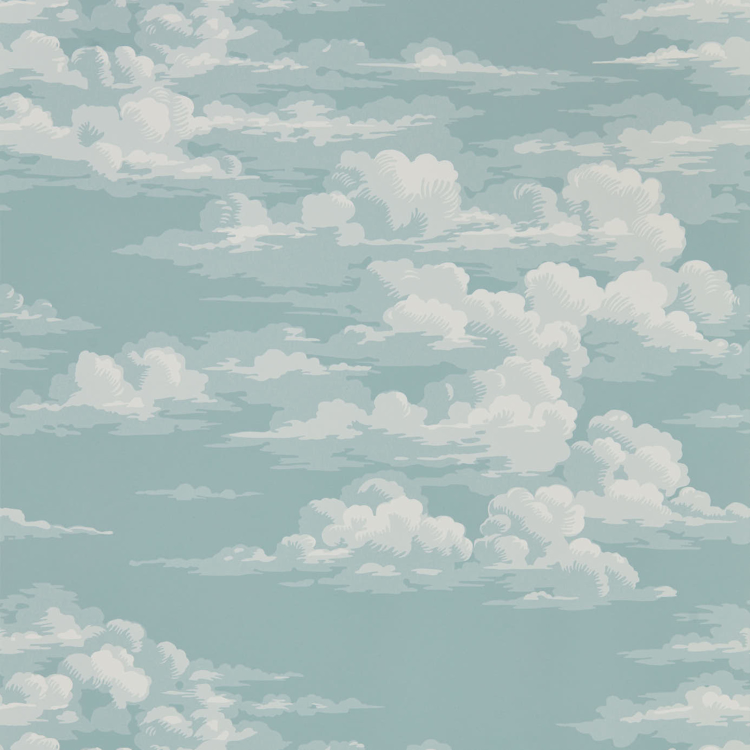
%> input picture clouds.jpg, 1500 x 1500 px (shown at 1/2 size); the run also reads 1 picture not shown here
$ octave tryout_blocks.m   (GNU Octave 9; MATLAB toolbox functions it lacks are replaced by stand-ins)
%> lines starting %> are read from the running program, lines starting %| are printed output that depends on the picture; in (x1, y1, x2, y2) boxes, pixels count from 0 and x2, y2 are one past the last pixel; in counts of white or black regions, pixels touching at a corner belong together; the program's own positions count from 1
### Badblock.m
function [location, speed, livescounter ] = Badblock(background, location,speed,livescounter,PlayerCenter,PlayerWidth)
    dimensions = size(background);      %defining screen width to later determine new position for block
    if location(2) < 50                   %if y value of position is below a certain value
        if abs((location(1)+51.2) - PlayerCenter) > PlayerWidth   %and the block is not touching the player
            %(with compensation for the fact that image x&y data corresponds to bottom left corner)

            %reposition block somewhere randomly at the top when it has
            %reached the bottom
            newposx = randi([0.1*dimensions(1) 0.9*dimensions(1)]);
            newposy = randi([0.8*dimensions(2) dimensions(2)]);
            location = [newposx newposy];
            giftspeed = -0.005*dimensions(2)*randi([2 4]);
            speed = [0 giftspeed];
        else
           %if it hits, lose one life and position block randomly at the
           %top

           livescounter = livescounter - 1;
           newposx = randi([0.1*dimensions(1) 0.9*dimensions(1)]);
           newposy = randi([0.8*dimensions(2) dimensions(2)]);
           location = [newposx newposy];
           giftspeed = -0.005*dimensions(2)*randi([2 4]);
           speed = [0 giftspeed];
        end
    end


### Goodblockfunc.m
function [location, speed, pointscounter ] = Goodblockfunc(background, location,speed,pointscounter,PlayerCenter,...
    PlayerWidth)
    dimensions = size(background);

    if location(2) < 50
        if abs((location(1)+48) - PlayerCenter) > PlayerWidth
            newposx = randi([0.1*dimensions(1) 0.9*dimensions(1)]);
            newposy = randi([0.8*dimensions(2) dimensions(2)]);
            location = [newposx newposy];
            giftspeed = -0.005*dimensions(2)*randi([2 4]);
            speed = [0 giftspeed];
        else
            pointscounter = pointscounter - speed(2);          %points correspond to speed of gift
            newposx = randi([0.1*dimensions(1) 0.9*dimensions(1)]);
            newposy = randi([0.8*dimensions(2) dimensions(2)]);
            location = [newposx newposy];
            giftspeed = -0.005*dimensions(2)*randi([2 4]);
            speed = [0 giftspeed];


        end
    end
end

### tryout_blocks.m
%                                              Falling Blocks Game
%                         Authors: Floris van Buren, Tim Kaasjager, Olav
%                         Eringfeld en Sophie van Kleef
%                         Minimum Matlab version required: 2020a
%                         Toolboxes required: Image Processing
%                                           Have fun playing the game!

%--------------------Setting up board and objects---------------%
FallingBlocksFigure = figure('color',[0 0.4470 0.7410],...            %Block
    'KeyPressFcn', @keyboardFunction,'unit','normal','position',[.1 .1 .7 .7]);

%  FallingBlocksAxes = axes('color', 'black',...                  %Axes
%     'XLim', [0 1280], 'YLim', [0 1280], 'XTickLabels',[],'YTickLabels',[],'position',[.05 .05 .9 .9]);

FallingBlocksAxes = gca;
uistack(FallingBlocksAxes,'bottom');
[x, FallingBlocksAxes]=imread('clouds.jpg');
%> x is the input picture: size 1500x1500x3 uint8; mean R, G, B 172.2, 190, 188.1
%> FallingBlocksAxes = []
image(x)
%set(x, 'ydir','reverse')
set(FallingBlocksAxes,'handlevisibility','off','visible','off')
set(FallingBlocksAxes,'alphadata',.05)
ax = gca;
ax.YDir = 'normal';
set(gca,'visible','off')
% [4 lines of commented-out code are left out]

missionstatement = text(100,1300,'Collect as much sun as possible!','Fontsize',40,...
'Color','w','FontName','Impact');
% set(missionstatement, 'str', ['Collect as much sun as possible!'])


%-------defining initial velocities and positions of falling blocks
FallingBlockVelcloud = [0, -12.8];                                %cloud
FallingBlockVelsun = [0, -12.8];                                  %sun

FallingBlockPossun = [200 1150];
FallingBlockPoscloud = [640 1024];

%defining shapes of player and falling blocks, including implementing image
%of sun and of clouds

[sun, mapsun, alpha] = imread('sunray.png','BackgroundColor','none');
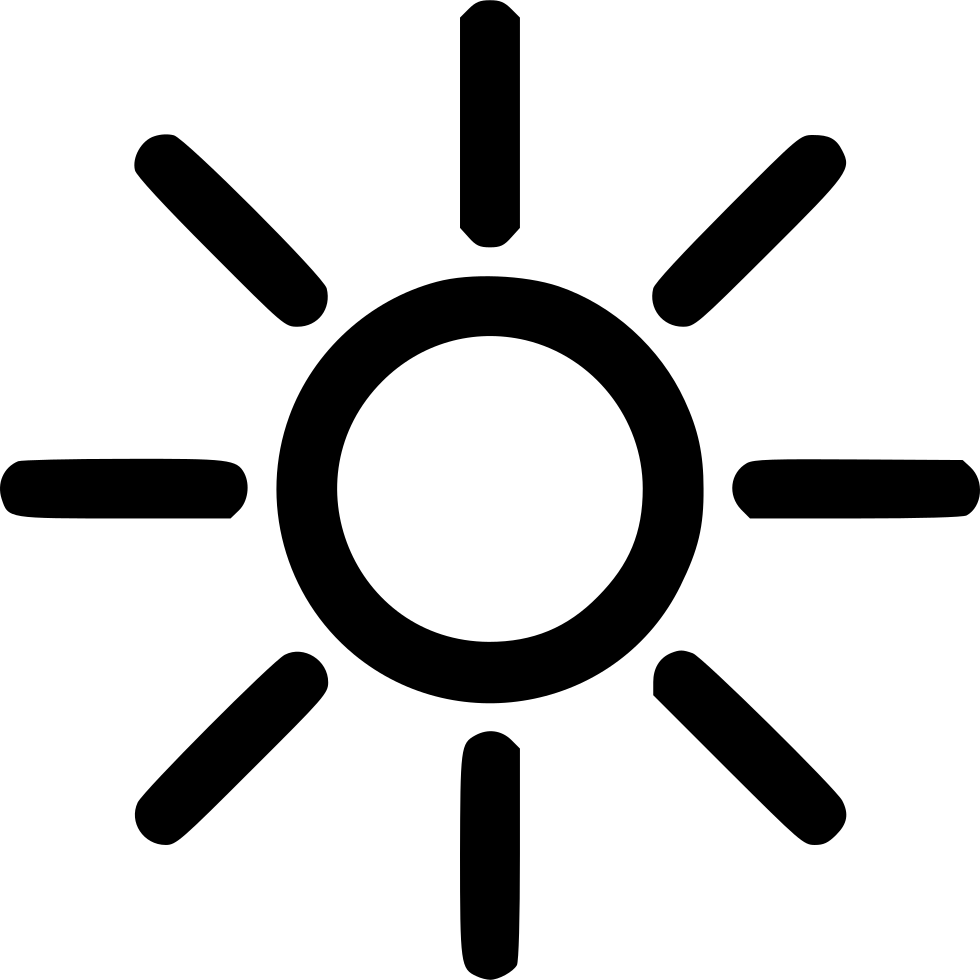
%> input picture sunray.png, 980 x 980 px
%> sun is the input picture: size 980x980 uint8; min 0, max 255, mean 206.5
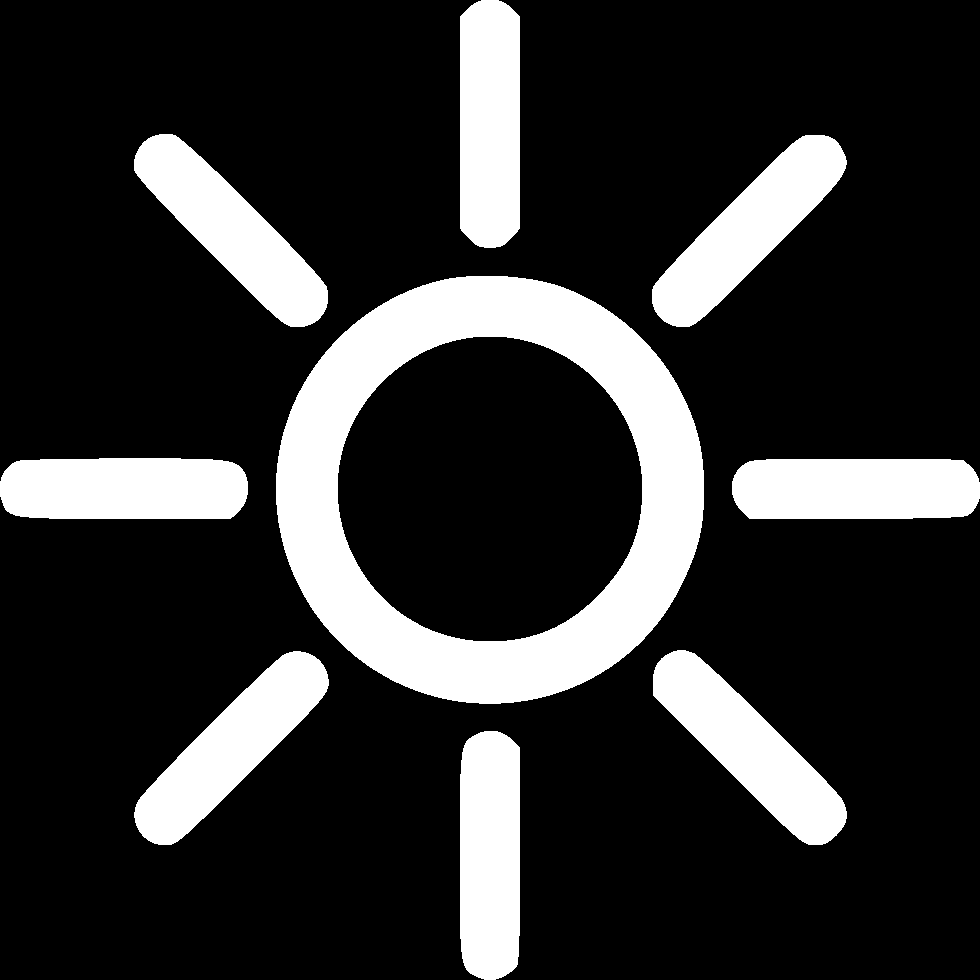
%> alpha: size 980x980 uint8; 19.4% white; 9 white regions, largest, box (x1, y1, x2, y2) and area: (276, 276, 704, 704) 71604, (653, 650, 847, 845) 14577, (134, 651, 329, 845) 14481
%> mapsun = []
alpha = zeros(length(alpha(1)),length(alpha(2)));
sunresize = imresize(sun, 0.1);
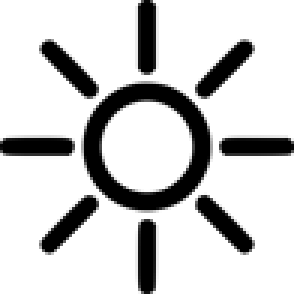
%> sunresize: size 98x98 uint8 (shown 3 times larger); min 0, max 255, mean 206.5
Fallingsun = image('XData',FallingBlockPossun(1),'YData',FallingBlockPossun(2),'CData', ...
    flipud(sunresize));

[cloud, mapcloud, alpha2] = imread('sadcloud.png','BackgroundColor','none');
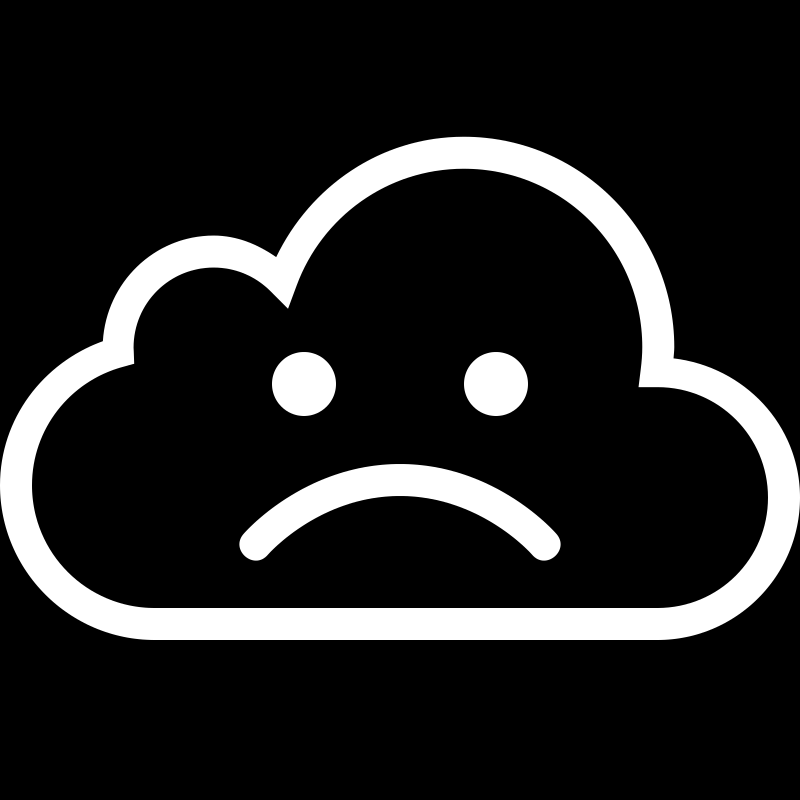
%> alpha2: size 1600x1600 uint8 (shown at 1/2 size); min 0, max 255, mean 33.4
%> mapcloud = []
alpha2 = zeros(length(alpha2(1)),length(alpha2(2)));
cloudresize = imresize(cloud, 0.4);
%> cloudresize: size 640x640x3 uint8; every value is 0
Fallingcloud = image('XData',FallingBlockPoscloud(1),'YData',FallingBlockPoscloud(2),'CData', ...
    flipud(cloudresize));

%  GoodBlock = line(GoodBlockPos(1),GoodBlockPos(2),...
%     'marker','.','markersize', 25,'color','green');

global PlayerCenter;                                           %Player
PlayerCenter = 576;
PlayerWidth = 64;
Player = line([PlayerCenter - PlayerWidth, PlayerCenter + PlayerWidth],[PlayerWidth PlayerWidth],...
    'color', '[0.5 0.5 0.5]', 'linewidth', 4);
%> (this line was passed over: line is not available in this run)
%%
%------------------------Loop-----------------------------------------%

%counters display and initial conditions
livescounter = 3;
pointscounter = 0;

Display_lives = 'Lives';
amount_lives = livescounter;
X = [Display_lives,' = ',num2str(livescounter)];
T_lives = text(1024,1024,X,'FontSize',40,'Color','w','FontName','Impact');

Display_points = 'Points';
amount_points = pointscounter;
Y = [Display_points, ' = ', num2str(pointscounter)];
T_points = text(1024,896,Y,'Fontsize',40,'Color','w','FontName','Impact');

tic;
toc;
while 1                 %game keeps running indefinitely
    %Calls function that contains the if statement that dictates what
    %happens when a block is at y = 0 or hits the player
   [FallingBlockPoscloud, FallingBlockVelcloud, livescounter] = Badblock(x, ...
   FallingBlockPoscloud,FallingBlockVelcloud,livescounter,PlayerCenter,PlayerWidth);

   [FallingBlockPossun, FallingBlockVelsun, pointscounter] = Goodblockfunc(x, ...
   FallingBlockPossun,FallingBlockVelsun,pointscounter,PlayerCenter,PlayerWidth);
    %Calls a different function for the good block, as hitting the player
    %has different consequences than hitting a bad block

   if livescounter == 0       %what happens when the game is over
% [7 lines of commented-out code are left out]
    gameover = text(230,640,'Too cloudy, you are bankrupt!','FontSize',...
    50,'Color','r','FontName','Impact');
    set(missionstatement,'str','' )

    %The counters are redefined because setting x and y values doesn't work
    T_points = text(256,512,Y,'Fontsize',40,...
    'Color','w','FontName','Impact');
    set(T_points, 'str', ['Your final score is ', num2str(pointscounter)])
    set(T_lives, 'str', [Display_lives,' = ',num2str(livescounter)])
    break

   end

    FallingBlockPoscloud = FallingBlockPoscloud + FallingBlockVelcloud;      %add velocity step to position
    set(Fallingcloud, 'XData', FallingBlockPoscloud(1), 'YData', FallingBlockPoscloud(2)) %set new position

    FallingBlockPossun = FallingBlockPossun + FallingBlockVelsun;
    set(Fallingsun, 'XData', FallingBlockPossun(1), 'YData', FallingBlockPossun(2))

    set(T_lives, 'str', [Display_lives,' = ',num2str(livescounter)])  %refresh counters

    set(T_points, 'str', [Display_points,' = ',num2str(pointscounter)])

    set(Player, 'XData', [PlayerCenter - PlayerWidth, PlayerCenter + PlayerWidth])

    pause(0.05);
end
%> this loop made 3666 passes
%> (FallingBlockPoscloud, FallingBlockPossun) on passes 1 to 3: ([640 1011.2], [200 1137.2]), ([640 998.4], [200 1124.4]), ([640 985.6], [200 1111.6])
%> after the loop, FallingBlockPoscloud = [1243 1437]; FallingBlockPossun = [1227 614]; FallingBlockVelcloud = [0 -30]; FallingBlockVelsun = [0 -22.5]; T_points = -46.09; gameover = -45.53; livescounter = 0; pointscounter = 135
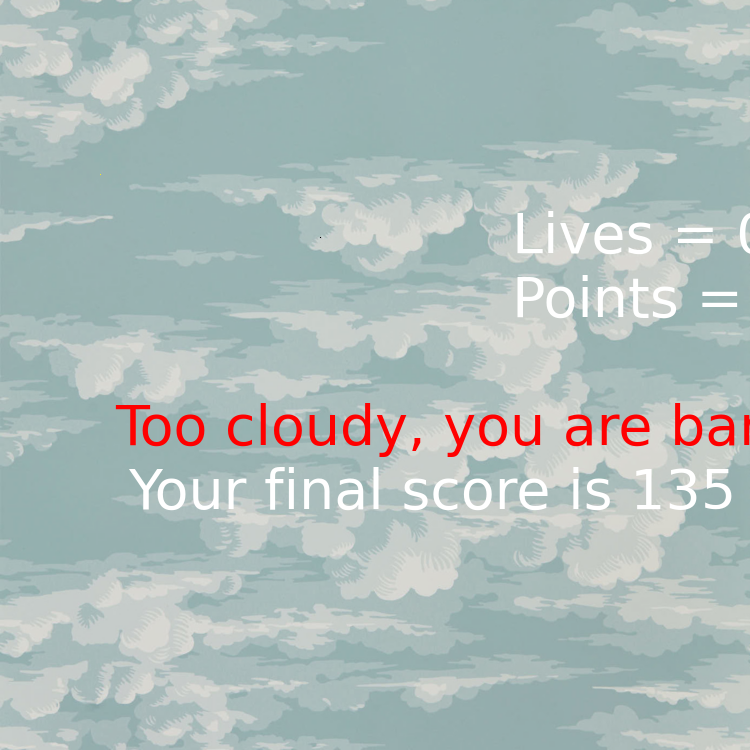
%> figure redrawn from the program's plot data; shown at 1/2 size

%%

%  solar = imread('solar1.png');
%  solar = imresize(solar, 1);
%  solarpic = image('XData',FallingBlockPossq(1,:),'YData',FallingBlockPossq(2,:),'CData', flipud(solar));


%  %Function
function keyboardFunction(~,event)
global PlayerCenter
switch event.Key
    case 'rightarrow'
        PlayerCenter = PlayerCenter + 25.6;
    case 'leftarrow'
        PlayerCenter = PlayerCenter - 25.6;
    case 'a'
        PlayerCenter = PlayerCenter - 25.6;
    case 'd'
        PlayerCenter = PlayerCenter + 25.6;
end
%set(gcf,'color',rand(1,3))
end
